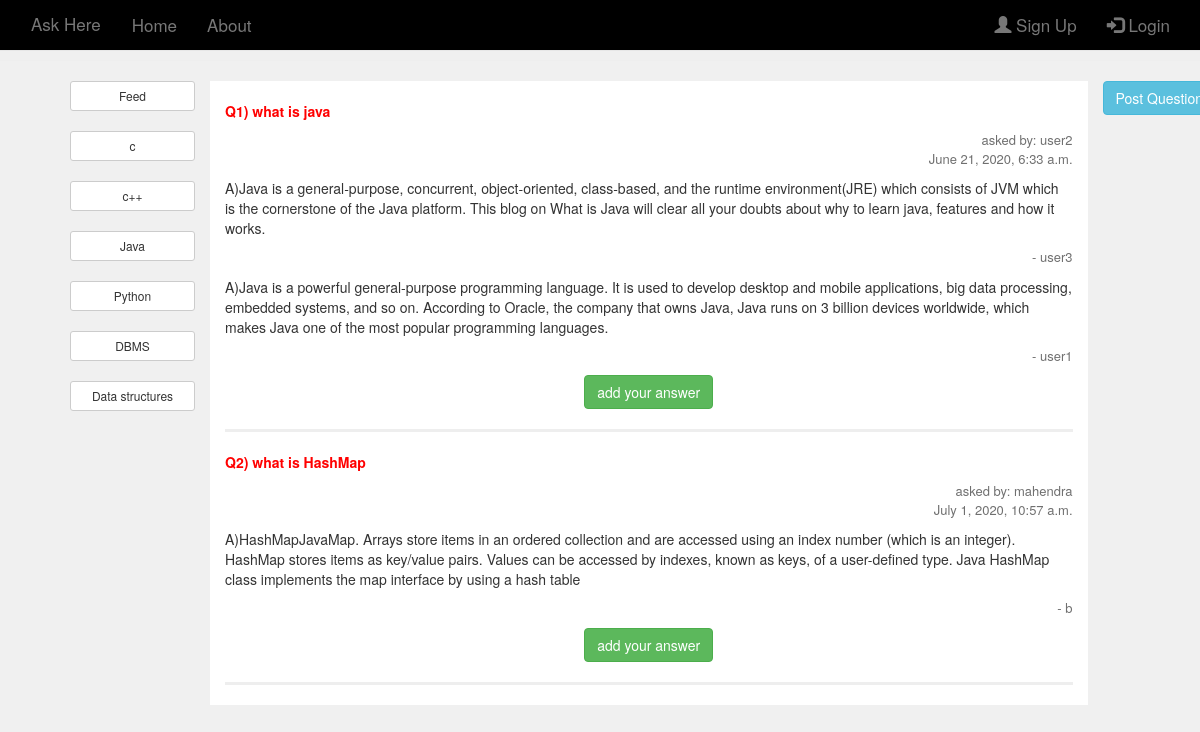
The page /filter/3/ on the database its author committed.
### Ask/models.py (models this page shows)
class Interest(models.Model):
    topic = models.CharField(max_length=30)

class Question(models.Model):
    question_text = models.CharField(max_length=300)
    created_by = models.ForeignKey(UserLogin,on_delete = models.CASCADE)
    topic_id = models.ForeignKey(Interest,on_delete=models.CASCADE)
    created_date = models.DateTimeField()

class UserLogin(models.Model):
    username = models.CharField(max_length=20)
    password = models.CharField(max_length=20)
    email = models.EmailField()

class Answer(models.Model):
    que_id = models.ForeignKey(Question,on_delete=models.CASCADE)
    answer_text = models.CharField(max_length=2000)
    answerd_by = models.ForeignKey(UserLogin,on_delete=models.CASCADE)

### Ask/views.py (the view)
# urls.py: path('filter/<int:topic_id>/',filter_view,name='filter'),
def filter_view(request,topic_id):
    questions = Question.objects.filter(topic_id_id=topic_id)   # in operator in sql
    answers = dict()  # stores question_object as key and answers_list as value
    for i in questions:
        answers[i] = Answer.objects.filter(que_id_id=i.id)
    context = {'page':'home','answers':answers,'topics':topics}
    return render(request,'index.html',context)

### Ask/templates/index.html
{% extends 'base.html' %}
{% load static %}
{% block content2 %}
    {% if answers %}
        <br>
        {% for question,answer in answers.items %}
        <div>
            <p class="question-display">
               Q{{forloop.counter}}) {{ question.question_text }}
            </p>
            <p class="user-display">
                asked by:<span> {{  question.created_by.username }} </span>  <br>  <span> {{ question.created_date }}</span>
            </p>
            {% for a in answer %}
                <p class="answer-display">  A){{ a.answer_text }}  </p>
                <p class="user-display"> -<span> {{ a.answerd_by.username }} </span>  </p>
            {% endfor %}
            <div style="text-align: center;">
                <a href="{% url 'add_answer' que_id=question.id %}">
                    <button type="button" class="btn btn-success">add your answer </button>
                </a>
            </div>
            <hr style="border-width: 3px;">
        </div>
        {% endfor %}
    {% else %}
        <br>
        <p> Sorry, No questions Yet .</p>
            <a href="{% url 'post_question' %}">
                <button type="button" class="btn btn-info">Post Question</button>
            </a>
    {% endif %}
{% endblock %}

### Ask/templates/base.html (shortened to what this page needs)
{% load static %}
<!DOCTYPE  html>
<html >
<head>
    <link rel="stylesheet" href="https://maxcdn.bootstrapcdn.com/bootstrap/3.3.7/css/bootstrap.min.css"
>
    <link rel="stylesheet" href="{% static 'default.css' %}">
</head>
<body  style="background-color: #f0f0f0;">
        <nav class="navbar navbar-default navbar-fixed-top">
            <div class="container">
                <div class="navbar-header">
                    <a class="navbar-brand" href="{% url 'index' %}">Ask Here</a>
                  </div>
                <ul class="nav navbar-nav">
                    <li class ={% if page == 'index' %} "active" {% endif %} > <a href="{% url 'index' %}">Home</a> </li>
                    <li class ={% if page == 'about' %} "active" {% endif %} > <a href="{% url 'about' %}">About</a> </li>
                </ul>
                <ul class="nav navbar-nav navbar-right">
                    {% if user.is_authenticated %}
                        <li>  <a href="#" class="username-display"><p style="color: white;">{{ user.username }}</p>   </a>  </li>
                        <li>
                            <a href="{% url 'logout' %}" class="right-nav-display">
                              <button type="button" class="btn btn-danger">logout </button>
                            </a>
                        </li>
                    {%  else  %}
                    <li><a href="{% url 'signup' %}"><span class="glyphicon glyphicon-user"></span> Sign Up</a></li>
                    <li><a href="{% url 'login' %}"><span class="glyphicon glyphicon-log-in"></span> Login</a></li>
                    {% endif %}
                </ul>
            </div>
        </nav>
        <br><br> <hr>
        <div class="container">
            <div class="row">
                <div class="col-md-2">
                    <ul style="list-style-type:none;">
                        <li><a href="{% url 'index' %}">
                                <button class="btn btn-default btn-sm btn-block"> Feed  </button>
                            </a>
                        </li> <br>
                        {% for t in topics %}
                            <li>
                                <a href="{% url 'filter' topic_id=t.id %}" role="button">
                                    <button class="btn btn-default btn-sm btn-block">{{ t.topic }} </button>
                                </a>
                            </li>
                            <br>
                        {% endfor %}
                    </ul>
                </div>
                <div class="col-md-9 middle-display">
                    {% block content2 %}{% endblock %}
                </div>
                <div class="col-md-1">
                    <a href="{% url 'post_question' %}">
                        <button type="button" class="btn btn-info"> Post Question</button>
                    </a>
                </div>
            </div>
        </div>
</body>
</html>

### Ask/static/default.css (style rules this page uses)
.question-display { color: red; font-weight: bold; }
a:link { text-decoration: none; }
.user-display { text-align: right; font-size: small; opacity: 0.7; }
.answer-display { opacity: 1; }
.middle-display { background-color: white; }
.navbar { overflow: hidden; background-color:black; position: fixed; top: 0; width: 100%; }
.navbar a { float: left; display: block; color: #f2f2f2; text-align: center; padding: 14px 16px; text-decoration: none; font-size: 17px; }

### rows shown on the page
Interest: topic "c"
Interest: topic "c++"
Interest: topic "Java"
Interest: topic "Python"
Interest: topic "DBMS"
Interest: topic "Data structures"
Question: question_text "what is java", created_by.username "user2", created_date "June 21, 2020, 6:33 a.m."
Answer: answer_text "Java is a general-purpose, concurrent, object-oriented, class-based, and the runtime environment(JRE) which consists of JVM which is the cornerstone of the Java platform. This blog on What is Java will clear all your doubts about why to learn java, features and how it works.", answerd_by.username "user3"
Answer: answer_text "Java is a powerful general-purpose programming language. It is used to develop desktop and mobile applications, big data processing, embedded systems, and so on. According to Oracle, the company that owns Java, Java runs on 3 billion devices worldwide, which makes Java one of the most popular programming languages.", answerd_by.username "user1"
Question: question_text "what is HashMap", created_by.username "mahendra", created_date "July 1, 2020, 10:57 a.m."
Answer: answer_text "HashMapJavaMap. Arrays store items in an ordered collection and are accessed using an index number (which is an integer). HashMap stores items as key/value pairs. Values can be accessed by indexes, known as keys, of a user-defined type. Java HashMap class implements the map interface by using a hash table", answerd_by.username "b"
